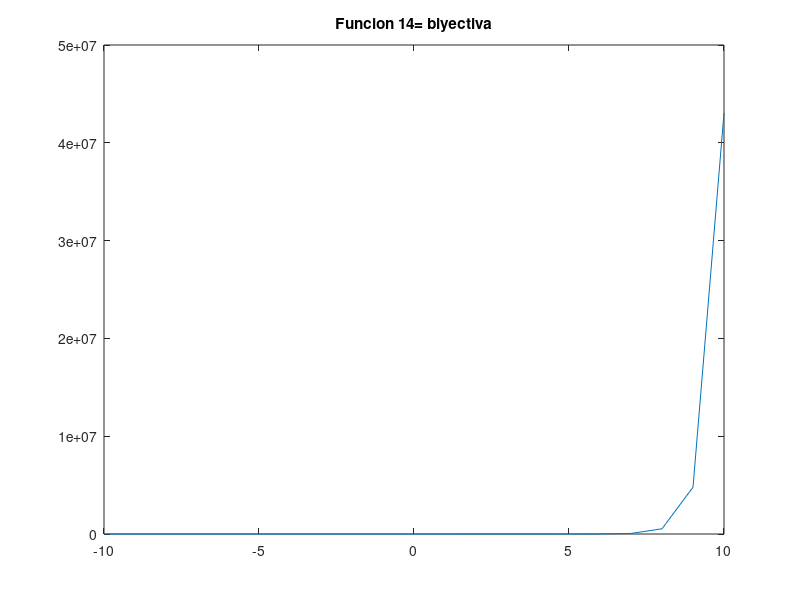

Source code (MATLAB):
% Script de Octave
% Titulo      :Funciones trascendentes
% Author      :Astrit Lariza Garcia Castillo
% Date        :20211123
% Version     :1
% Usage       :octave> cd /path/
% Notes       :Requiere aplicacion octave 


clear


x= -10:1:10;
 
fx= (9).^(x-2);

plot(x, fx);

title(['Funcion 14= biyectiva']);
disp("Esta funcion es subrayectiva por que ningun elemento del codominio y sobra respecto al dominio");
disp("Esta funcion es inyectiva porque al trazar una rectar hacia el eje x, esta no corta mas de un punto la recta");
disp("Por lo tanto es biyectiva por que cumple con ambas clasificaciones");